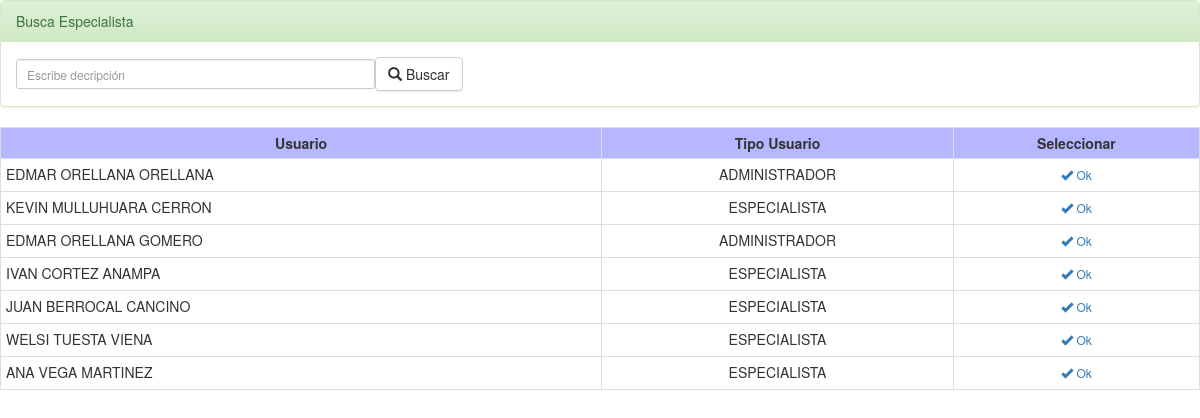
Screenshot of /_controlador/busca_usuario.php (signed in) with the database file from the repository.
### tables this page shows
CREATE TABLE IF NOT EXISTS `usuario` (
  `id_usuario` int(10) NOT NULL AUTO_INCREMENT,
  `id_usuario_tipo` int(10) NOT NULL,
  `nom_usuario` varchar(50) NOT NULL,
  `ape_pat_usuario` varchar(50) NOT NULL,
  `ape_mat_usuario` varchar(50) NOT NULL,
  `usu_usuario` varchar(50) NOT NULL,
  `pass_usuario` varchar(50) NOT NULL,
  `act_usuario` int(2) NOT NULL,
  PRIMARY KEY (`id_usuario`)
);

CREATE TABLE IF NOT EXISTS `usuario_tipo` (
  `id_usuario_tipo` int(10) NOT NULL AUTO_INCREMENT,
  `nom_usuario_tipo` varchar(50) NOT NULL,
  `incidencias` int(2) NOT NULL,
  `categorias` int(2) NOT NULL,
  `clientes` int(2) NOT NULL,
  `usuarios` int(2) NOT NULL,
  `informes` int(2) NOT NULL,
  `perfil` int(2) NOT NULL,
  `mantenimiento` int(2) NOT NULL,
  `act_usuario_tipo` int(2) NOT NULL,
  PRIMARY KEY (`id_usuario_tipo`)
);

### _vista/v_busca_usuario.php (the view)
<html>
<body>
<form action="busca_usuario.php" method="post" name="cuatro">
<div class="table-responsive">
<table border="0" class="table table-bordered table-hover table-condensed " >
<tr>
<th bgcolor="#B7B7FF" style="text-align: center">Usuario</th>
<th bgcolor="#B7B7FF" style="text-align: center">Tipo Usuario</th>
<th bgcolor="#B7B7FF" style="text-align: center">Seleccionar</th>
</tr>
<?php foreach ($consulta as $row): ?>
<tr>
<td align="left"><?php echo $row['nom_usuario']." ".$row['ape_pat_usuario']." ".$row['ape_mat_usuario']; ?></td>
<td align="center"><?php echo $row['nom_usuario_tipo']; ?></td>
<td><center><button type="submit" name="ok" value="<?php echo $row['id_usuario']; ?>" class="btn btn-xs btn-link" aria-label="Left Align"><span class="glyphicon glyphicon-ok" aria-hidden="true"></span> Ok</button></center></td>
</tr>
<?php endforeach; ?>
</table>
</div>
</form>
</body>
</html>

### rows the page displays
usuario: nom_usuario "EDMAR", ape_pat_usuario "ORELLANA", ape_mat_usuario "ORELLANA", id_usuario_tipo.nom_usuario_tipo "ADMINISTRADOR", $row['id_usuario'] 1 (drawn)
usuario: nom_usuario "KEVIN", ape_pat_usuario "MULLUHUARA", ape_mat_usuario "CERRON", id_usuario_tipo.nom_usuario_tipo "ESPECIALISTA", $row['id_usuario'] 3 (drawn)
usuario: nom_usuario "EDMAR", ape_pat_usuario "ORELLANA", ape_mat_usuario "GOMERO", id_usuario_tipo.nom_usuario_tipo "ADMINISTRADOR", $row['id_usuario'] 4 (drawn)
usuario: nom_usuario "IVAN", ape_pat_usuario "CORTEZ", ape_mat_usuario "ANAMPA", id_usuario_tipo.nom_usuario_tipo "ESPECIALISTA", $row['id_usuario'] 5 (drawn)
usuario: nom_usuario "JUAN", ape_pat_usuario "BERROCAL", ape_mat_usuario "CANCINO", id_usuario_tipo.nom_usuario_tipo "ESPECIALISTA", $row['id_usuario'] 6 (drawn)
usuario: nom_usuario "WELSI", ape_pat_usuario "TUESTA", ape_mat_usuario "VIENA", id_usuario_tipo.nom_usuario_tipo "ESPECIALISTA", $row['id_usuario'] 7 (drawn)
usuario: nom_usuario "ANA", ape_pat_usuario "VEGA", ape_mat_usuario "MARTINEZ", id_usuario_tipo.nom_usuario_tipo "ESPECIALISTA", $row['id_usuario'] 8 (drawn)
